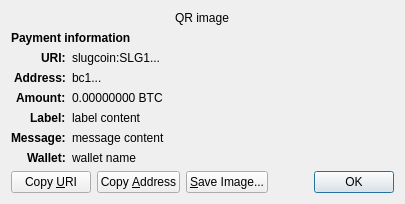
<?xml version="1.0" encoding="UTF-8"?>
<ui version="4.0">
 <class>ReceiveRequestDialog</class>
 <widget class="QDialog" name="ReceiveRequestDialog">
  <property name="geometry">
   <rect>
    <x>0</x>
    <y>0</y>
    <width>413</width>
    <height>229</height>
   </rect>
  </property>
  <property name="windowTitle">
   <string>Request payment to ...</string>
  </property>
  <layout class="QGridLayout" name="gridLayout" columnstretch="0,1">
   <property name="sizeConstraint">
    <enum>QLayout::SetFixedSize</enum>
   </property>
   <item row="0" column="0" colspan="2" alignment="Qt::AlignHCenter">
    <widget class="QRImageWidget" name="qr_code">
     <property name="text">
      <string notr="true">QR image</string>
     </property>
     <property name="textInteractionFlags">
      <set>Qt::NoTextInteraction</set>
     </property>
    </widget>
   </item>
   <item row="1" column="0" colspan="2">
    <widget class="QLabel" name="payment_header">
     <property name="font">
      <font>
       <weight>75</weight>
       <bold>true</bold>
      </font>
     </property>
     <property name="text">
      <string>Payment information</string>
     </property>
     <property name="textInteractionFlags">
      <set>Qt::NoTextInteraction</set>
     </property>
    </widget>
   </item>
   <item row="2" column="0" alignment="Qt::AlignRight|Qt::AlignTop">
    <widget class="QLabel" name="uri_tag">
     <property name="font">
      <font>
       <weight>75</weight>
       <bold>true</bold>
      </font>
     </property>
     <property name="text">
      <string notr="true">URI:</string>
     </property>
     <property name="textFormat">
      <enum>Qt::PlainText</enum>
     </property>
     <property name="textInteractionFlags">
      <set>Qt::NoTextInteraction</set>
     </property>
    </widget>
   </item>
   <item row="2" column="1" alignment="Qt::AlignTop">
    <widget class="QLabel" name="uri_content">
     <property name="text">
      <string notr="true">slugcoin:SLG1...</string>
     </property>
     <property name="textFormat">
      <enum>Qt::RichText</enum>
     </property>
     <property name="wordWrap">
      <bool>true</bool>
     </property>
     <property name="textInteractionFlags">
      <set>Qt::TextSelectableByMouse</set>
     </property>
    </widget>
   </item>
   <item row="3" column="0" alignment="Qt::AlignRight|Qt::AlignTop">
    <widget class="QLabel" name="address_tag">
     <property name="font">
      <font>
       <weight>75</weight>
       <bold>true</bold>
      </font>
     </property>
     <property name="text">
      <string>Address:</string>
     </property>
     <property name="textInteractionFlags">
      <set>Qt::NoTextInteraction</set>
     </property>
    </widget>
   </item>
   <item row="3" column="1" alignment="Qt::AlignTop">
    <widget class="QLabel" name="address_content">
     <property name="text">
      <string notr="true">bc1...</string>
     </property>
     <property name="textFormat">
      <enum>Qt::PlainText</enum>
     </property>
     <property name="textInteractionFlags">
      <set>Qt::TextSelectableByMouse</set>
     </property>
    </widget>
   </item>
   <item row="4" column="0" alignment="Qt::AlignRight|Qt::AlignTop">
    <widget class="QLabel" name="amount_tag">
     <property name="font">
      <font>
       <weight>75</weight>
       <bold>true</bold>
      </font>
     </property>
     <property name="text">
      <string>Amount:</string>
     </property>
     <property name="textInteractionFlags">
      <set>Qt::NoTextInteraction</set>
     </property>
    </widget>
   </item>
   <item row="4" column="1" alignment="Qt::AlignTop">
    <widget class="QLabel" name="amount_content">
     <property name="text">
      <string notr="true">0.00000000 BTC</string>
     </property>
     <property name="textFormat">
      <enum>Qt::PlainText</enum>
     </property>
     <property name="textInteractionFlags">
      <set>Qt::TextSelectableByMouse</set>
     </property>
    </widget>
   </item>
   <item row="5" column="0" alignment="Qt::AlignRight|Qt::AlignTop">
    <widget class="QLabel" name="label_tag">
     <property name="font">
      <font>
       <weight>75</weight>
       <bold>true</bold>
      </font>
     </property>
     <property name="text">
      <string>Label:</string>
     </property>
     <property name="textInteractionFlags">
      <set>Qt::NoTextInteraction</set>
     </property>
    </widget>
   </item>
   <item row="5" column="1" alignment="Qt::AlignTop">
    <widget class="QLabel" name="label_content">
     <property name="text">
      <string notr="true">label content</string>
     </property>
     <property name="textFormat">
      <enum>Qt::PlainText</enum>
     </property>
     <property name="wordWrap">
      <bool>true</bool>
     </property>
     <property name="textInteractionFlags">
      <set>Qt::TextSelectableByMouse</set>
     </property>
    </widget>
   </item>
   <item row="6" column="0" alignment="Qt::AlignRight|Qt::AlignTop">
    <widget class="QLabel" name="message_tag">
     <property name="font">
      <font>
       <weight>75</weight>
       <bold>true</bold>
      </font>
     </property>
     <property name="text">
      <string>Message:</string>
     </property>
     <property name="textInteractionFlags">
      <set>Qt::NoTextInteraction</set>
     </property>
    </widget>
   </item>
   <item row="6" column="1" alignment="Qt::AlignTop">
    <widget class="QLabel" name="message_content">
     <property name="text">
      <string notr="true">message content</string>
     </property>
     <property name="textFormat">
      <enum>Qt::PlainText</enum>
     </property>
     <property name="wordWrap">
      <bool>true</bool>
     </property>
     <property name="textInteractionFlags">
      <set>Qt::TextSelectableByMouse</set>
     </property>
    </widget>
   </item>
   <item row="7" column="0" alignment="Qt::AlignRight|Qt::AlignTop">
    <widget class="QLabel" name="wallet_tag">
     <property name="font">
      <font>
       <weight>75</weight>
       <bold>true</bold>
      </font>
     </property>
     <property name="text">
      <string>Wallet:</string>
     </property>
     <property name="textInteractionFlags">
      <set>Qt::NoTextInteraction</set>
     </property>
    </widget>
   </item>
   <item row="7" column="1" alignment="Qt::AlignTop">
    <widget class="QLabel" name="wallet_content">
     <property name="text">
      <string notr="true">wallet name</string>
     </property>
     <property name="textFormat">
      <enum>Qt::PlainText</enum>
     </property>
     <property name="wordWrap">
      <bool>true</bool>
     </property>
     <property name="textInteractionFlags">
      <set>Qt::TextSelectableByMouse</set>
     </property>
    </widget>
   </item>
   <item row="8" column="0" colspan="2">
    <layout class="QHBoxLayout" name="horizontalLayout">
     <item>
      <widget class="QPushButton" name="btnCopyURI">
       <property name="text">
        <string>Copy &amp;URI</string>
       </property>
       <property name="autoDefault">
        <bool>false</bool>
       </property>
      </widget>
     </item>
     <item>
      <widget class="QPushButton" name="btnCopyAddress">
       <property name="text">
        <string>Copy &amp;Address</string>
       </property>
       <property name="autoDefault">
        <bool>false</bool>
       </property>
      </widget>
     </item>
     <item>
      <widget class="QPushButton" name="btnSaveAs">
       <property name="text">
        <string>&amp;Save Image...</string>
       </property>
       <property name="autoDefault">
        <bool>false</bool>
       </property>
      </widget>
     </item>
     <item>
      <spacer name="horizontalSpacer_2">
       <property name="orientation">
        <enum>Qt::Horizontal</enum>
       </property>
       <property name="sizeHint" stdset="0">
        <size>
         <width>40</width>
         <height>20</height>
        </size>
       </property>
      </spacer>
     </item>
     <item>
      <widget class="QDialogButtonBox" name="buttonBox">
       <property name="focusPolicy">
        <enum>Qt::StrongFocus</enum>
       </property>
       <property name="standardButtons">
        <set>QDialogButtonBox::Ok</set>
       </property>
      </widget>
     </item>
    </layout>
   </item>
  </layout>
 </widget>
 <customwidgets>
  <customwidget>
   <class>QRImageWidget</class>
   <extends>QLabel</extends>
   <header>qt/qrimagewidget.h</header>
  </customwidget>
 </customwidgets>
 <tabstops>
  <tabstop>buttonBox</tabstop>
  <tabstop>btnCopyURI</tabstop>
  <tabstop>btnCopyAddress</tabstop>
  <tabstop>btnSaveAs</tabstop>
 </tabstops>
 <resources/>
 <connections>
  <connection>
   <sender>buttonBox</sender>
   <signal>accepted()</signal>
   <receiver>ReceiveRequestDialog</receiver>
   <slot>accept()</slot>
   <hints>
    <hint type="sourcelabel">
     <x>135</x>
     <y>230</y>
    </hint>
    <hint type="destinationlabel">
     <x>135</x>
     <y>126</y>
    </hint>
   </hints>
  </connection>
 </connections>
</ui>
